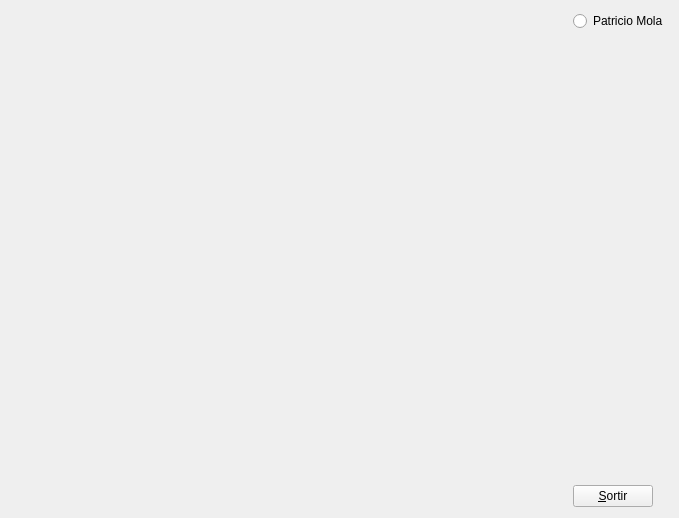
<?xml version="1.0" encoding="UTF-8"?>
<ui version="4.0">
 <class>MyForm</class>
 <widget class="QWidget" name="MyForm">
  <property name="geometry">
   <rect>
    <x>0</x>
    <y>0</y>
    <width>679</width>
    <height>518</height>
   </rect>
  </property>
  <property name="windowTitle">
   <string>Form</string>
  </property>
  <layout class="QHBoxLayout" name="horizontalLayout">
   <item>
    <widget class="MyGLWidget" name="widget" native="true">
     <property name="sizePolicy">
      <sizepolicy hsizetype="Expanding" vsizetype="Expanding">
       <horstretch>0</horstretch>
       <verstretch>0</verstretch>
      </sizepolicy>
     </property>
    </widget>
   </item>
   <item>
    <layout class="QVBoxLayout" name="verticalLayout">
     <item>
      <widget class="QRadioButton" name="radioButton">
       <property name="text">
        <string>Patricio Mola</string>
       </property>
      </widget>
     </item>
     <item>
      <spacer name="verticalSpacer">
       <property name="orientation">
        <enum>Qt::Vertical</enum>
       </property>
       <property name="sizeHint" stdset="0">
        <size>
         <width>20</width>
         <height>40</height>
        </size>
       </property>
      </spacer>
     </item>
     <item>
      <widget class="QPushButton" name="pushButton">
       <property name="sizePolicy">
        <sizepolicy hsizetype="Fixed" vsizetype="Fixed">
         <horstretch>0</horstretch>
         <verstretch>0</verstretch>
        </sizepolicy>
       </property>
       <property name="text">
        <string>&amp;Sortir</string>
       </property>
      </widget>
     </item>
    </layout>
   </item>
  </layout>
 </widget>
 <customwidgets>
  <customwidget>
   <class>MyGLWidget</class>
   <extends>QWidget</extends>
   <header>MyGLWidget.h</header>
   <container>1</container>
   <slots>
    <slot>slot1()</slot>
    <slot>actualitzar(bool)</slot>
   </slots>
  </customwidget>
 </customwidgets>
 <resources/>
 <connections>
  <connection>
   <sender>pushButton</sender>
   <signal>clicked()</signal>
   <receiver>MyForm</receiver>
   <slot>close()</slot>
   <hints>
    <hint type="sourcelabel">
     <x>628</x>
     <y>505</y>
    </hint>
    <hint type="destinationlabel">
     <x>468</x>
     <y>365</y>
    </hint>
   </hints>
  </connection>
  <connection>
   <sender>radioButton</sender>
   <signal>toggled(bool)</signal>
   <receiver>widget</receiver>
   <slot>actualitzar(bool)</slot>
   <hints>
    <hint type="sourcelabel">
     <x>613</x>
     <y>29</y>
    </hint>
    <hint type="destinationlabel">
     <x>503</x>
     <y>162</y>
    </hint>
   </hints>
  </connection>
 </connections>
</ui>
